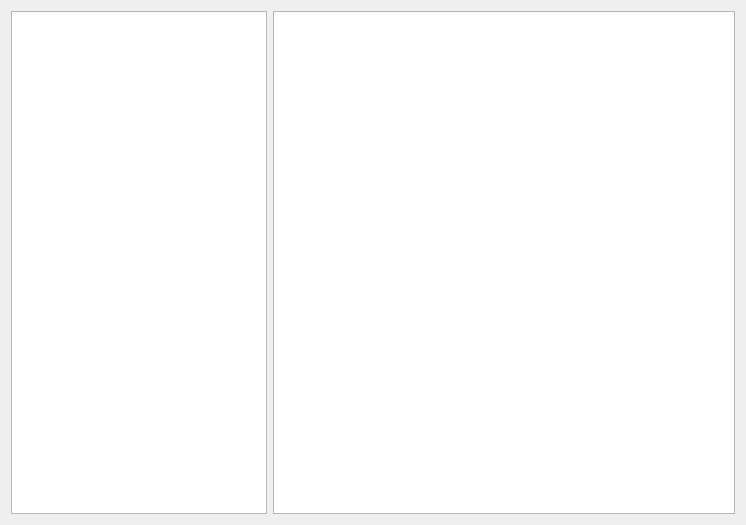
<?xml version="1.0" encoding="UTF-8"?>
<ui version="4.0">
 <class>previewPage</class>
 <widget class="QWidget" name="previewPage">
  <property name="geometry">
   <rect>
    <x>0</x>
    <y>0</y>
    <width>746</width>
    <height>525</height>
   </rect>
  </property>
  <property name="windowTitle">
   <string>Form</string>
  </property>
  <layout class="QHBoxLayout" name="horizontalLayout">
   <item>
    <widget class="QListWidget" name="outputFilesList">
     <property name="sizePolicy">
      <sizepolicy hsizetype="Preferred" vsizetype="Expanding">
       <horstretch>0</horstretch>
       <verstretch>0</verstretch>
      </sizepolicy>
     </property>
    </widget>
   </item>
   <item>
    <widget class="QTextBrowser" name="previewText"/>
   </item>
  </layout>
 </widget>
 <resources/>
 <connections/>
</ui>
